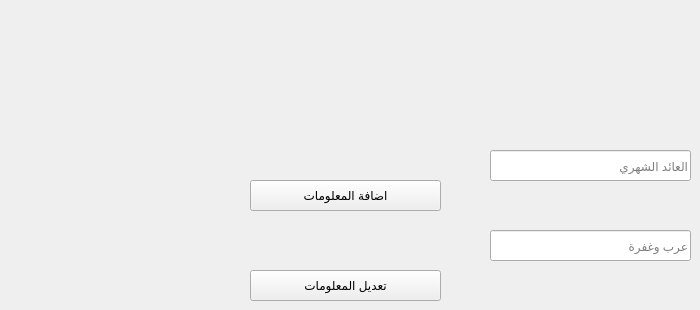
    <widget class="QWidget" name="tab_3">
     <attribute name="title">
      <string>الايجارات</string>
     </attribute>
     <widget class="QPushButton" name="btnu_rents_info">
      <property name="geometry">
       <rect>
        <x>250</x>
        <y>270</y>
        <width>191</width>
        <height>31</height>
       </rect>
      </property>
      <property name="text">
       <string>تعديل المعلومات</string>
      </property>
     </widget>
     <widget class="QLineEdit" name="lineEdit_51">
      <property name="geometry">
       <rect>
        <x>490</x>
        <y>230</y>
        <width>201</width>
        <height>31</height>
       </rect>
      </property>
      <property name="text">
       <string/>
      </property>
      <property name="placeholderText">
       <string>عرب وغفرة</string>
      </property>
     </widget>
     <widget class="QPushButton" name="btna_rents_info">
      <property name="geometry">
       <rect>
        <x>250</x>
        <y>180</y>
        <width>191</width>
        <height>31</height>
       </rect>
      </property>
      <property name="text">
       <string>اضافة المعلومات</string>
      </property>
     </widget>
     <widget class="QLineEdit" name="lineEdit_52">
      <property name="geometry">
       <rect>
        <x>490</x>
        <y>150</y>
        <width>201</width>
        <height>31</height>
       </rect>
      </property>
      <property name="text">
       <string/>
      </property>
      <property name="placeholderText">
       <string>العائد الشهري </string>
      </property>
     </widget>
    </widget>
